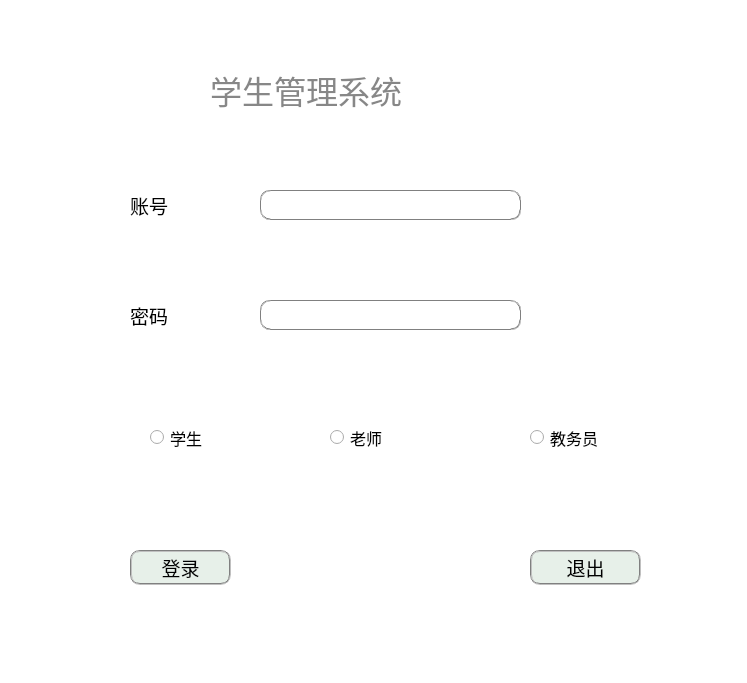
<?xml version="1.0" encoding="UTF-8"?>
<ui version="4.0">
 <class>LoginD</class>
 <widget class="QDialog" name="LoginD">
  <property name="geometry">
   <rect>
    <x>0</x>
    <y>0</y>
    <width>747</width>
    <height>683</height>
   </rect>
  </property>
  <property name="palette">
   <palette>
    <active>
     <colorrole role="Button">
      <brush brushstyle="SolidPattern">
       <color alpha="255">
        <red>255</red>
        <green>255</green>
        <blue>255</blue>
       </color>
      </brush>
     </colorrole>
     <colorrole role="Base">
      <brush brushstyle="SolidPattern">
       <color alpha="255">
        <red>255</red>
        <green>255</green>
        <blue>255</blue>
       </color>
      </brush>
     </colorrole>
     <colorrole role="Window">
      <brush brushstyle="SolidPattern">
       <color alpha="255">
        <red>255</red>
        <green>255</green>
        <blue>255</blue>
       </color>
      </brush>
     </colorrole>
    </active>
    <inactive>
     <colorrole role="Button">
      <brush brushstyle="SolidPattern">
       <color alpha="255">
        <red>255</red>
        <green>255</green>
        <blue>255</blue>
       </color>
      </brush>
     </colorrole>
     <colorrole role="Base">
      <brush brushstyle="SolidPattern">
       <color alpha="255">
        <red>255</red>
        <green>255</green>
        <blue>255</blue>
       </color>
      </brush>
     </colorrole>
     <colorrole role="Window">
      <brush brushstyle="SolidPattern">
       <color alpha="255">
        <red>255</red>
        <green>255</green>
        <blue>255</blue>
       </color>
      </brush>
     </colorrole>
    </inactive>
    <disabled>
     <colorrole role="Button">
      <brush brushstyle="SolidPattern">
       <color alpha="255">
        <red>255</red>
        <green>255</green>
        <blue>255</blue>
       </color>
      </brush>
     </colorrole>
     <colorrole role="Base">
      <brush brushstyle="SolidPattern">
       <color alpha="255">
        <red>255</red>
        <green>255</green>
        <blue>255</blue>
       </color>
      </brush>
     </colorrole>
     <colorrole role="Window">
      <brush brushstyle="SolidPattern">
       <color alpha="255">
        <red>255</red>
        <green>255</green>
        <blue>255</blue>
       </color>
      </brush>
     </colorrole>
    </disabled>
   </palette>
  </property>
  <property name="windowTitle">
   <string>学生管理系统</string>
  </property>
  <property name="styleSheet">
   <string notr="true">
background-color: rgb(255, 255, 255);</string>
  </property>
  <widget class="QLabel" name="label">
   <property name="geometry">
    <rect>
     <x>210</x>
     <y>40</y>
     <width>321</width>
     <height>101</height>
    </rect>
   </property>
   <property name="sizePolicy">
    <sizepolicy hsizetype="Preferred" vsizetype="Preferred">
     <horstretch>0</horstretch>
     <verstretch>0</verstretch>
    </sizepolicy>
   </property>
   <property name="palette">
    <palette>
     <active>
      <colorrole role="WindowText">
       <brush brushstyle="SolidPattern">
        <color alpha="255">
         <red>103</red>
         <green>103</green>
         <blue>103</blue>
        </color>
       </brush>
      </colorrole>
      <colorrole role="Button">
       <brush brushstyle="SolidPattern">
        <color alpha="255">
         <red>255</red>
         <green>255</green>
         <blue>255</blue>
        </color>
       </brush>
      </colorrole>
      <colorrole role="Text">
       <brush brushstyle="SolidPattern">
        <color alpha="255">
         <red>231</red>
         <green>240</green>
         <blue>233</blue>
        </color>
       </brush>
      </colorrole>
      <colorrole role="Base">
       <brush brushstyle="SolidPattern">
        <color alpha="255">
         <red>255</red>
         <green>255</green>
         <blue>255</blue>
        </color>
       </brush>
      </colorrole>
      <colorrole role="Window">
       <brush brushstyle="SolidPattern">
        <color alpha="255">
         <red>255</red>
         <green>255</green>
         <blue>255</blue>
        </color>
       </brush>
      </colorrole>
     </active>
     <inactive>
      <colorrole role="WindowText">
       <brush brushstyle="SolidPattern">
        <color alpha="255">
         <red>103</red>
         <green>103</green>
         <blue>103</blue>
        </color>
       </brush>
      </colorrole>
      <colorrole role="Button">
       <brush brushstyle="SolidPattern">
        <color alpha="255">
         <red>255</red>
         <green>255</green>
         <blue>255</blue>
        </color>
       </brush>
      </colorrole>
      <colorrole role="Text">
       <brush brushstyle="SolidPattern">
        <color alpha="255">
         <red>231</red>
         <green>240</green>
         <blue>233</blue>
        </color>
       </brush>
      </colorrole>
      <colorrole role="Base">
       <brush brushstyle="SolidPattern">
        <color alpha="255">
         <red>255</red>
         <green>255</green>
         <blue>255</blue>
        </color>
       </brush>
      </colorrole>
      <colorrole role="Window">
       <brush brushstyle="SolidPattern">
        <color alpha="255">
         <red>255</red>
         <green>255</green>
         <blue>255</blue>
        </color>
       </brush>
      </colorrole>
     </inactive>
     <disabled>
      <colorrole role="WindowText">
       <brush brushstyle="SolidPattern">
        <color alpha="255">
         <red>120</red>
         <green>120</green>
         <blue>120</blue>
        </color>
       </brush>
      </colorrole>
      <colorrole role="Button">
       <brush brushstyle="SolidPattern">
        <color alpha="255">
         <red>255</red>
         <green>255</green>
         <blue>255</blue>
        </color>
       </brush>
      </colorrole>
      <colorrole role="Text">
       <brush brushstyle="SolidPattern">
        <color alpha="255">
         <red>120</red>
         <green>120</green>
         <blue>120</blue>
        </color>
       </brush>
      </colorrole>
      <colorrole role="Base">
       <brush brushstyle="SolidPattern">
        <color alpha="255">
         <red>255</red>
         <green>255</green>
         <blue>255</blue>
        </color>
       </brush>
      </colorrole>
      <colorrole role="Window">
       <brush brushstyle="SolidPattern">
        <color alpha="255">
         <red>255</red>
         <green>255</green>
         <blue>255</blue>
        </color>
       </brush>
      </colorrole>
     </disabled>
    </palette>
   </property>
   <property name="font">
    <font>
     <family>华文行楷</family>
     <pointsize>24</pointsize>
     <weight>50</weight>
     <italic>false</italic>
     <bold>false</bold>
    </font>
   </property>
   <property name="styleSheet">
    <string notr="true">font: 24pt &quot;华文行楷&quot;;</string>
   </property>
   <property name="text">
    <string>&lt;html&gt;&lt;head/&gt;&lt;body&gt;&lt;p&gt;&lt;span style=&quot; color:#878787;&quot;&gt;学生管理系统&lt;/span&gt;&lt;/p&gt;&lt;/body&gt;&lt;/html&gt;</string>
   </property>
  </widget>
  <widget class="QLabel" name="label_2">
   <property name="geometry">
    <rect>
     <x>130</x>
     <y>190</y>
     <width>70</width>
     <height>30</height>
    </rect>
   </property>
   <property name="font">
    <font>
     <family>微软雅黑</family>
     <pointsize>14</pointsize>
    </font>
   </property>
   <property name="text">
    <string>账号</string>
   </property>
  </widget>
  <widget class="QLineEdit" name="account">
   <property name="geometry">
    <rect>
     <x>260</x>
     <y>190</y>
     <width>261</width>
     <height>30</height>
    </rect>
   </property>
   <property name="styleSheet">
    <string notr="true">border:1px groove gray;border-radius:10px;padding:2px 4px;
font: 12pt &quot;等线&quot;;</string>
   </property>
  </widget>
  <widget class="QLabel" name="label_3">
   <property name="geometry">
    <rect>
     <x>130</x>
     <y>300</y>
     <width>70</width>
     <height>30</height>
    </rect>
   </property>
   <property name="font">
    <font>
     <family>微软雅黑</family>
     <pointsize>14</pointsize>
    </font>
   </property>
   <property name="text">
    <string>密码</string>
   </property>
  </widget>
  <widget class="QLineEdit" name="password">
   <property name="geometry">
    <rect>
     <x>260</x>
     <y>300</y>
     <width>261</width>
     <height>30</height>
    </rect>
   </property>
   <property name="font">
    <font>
     <family>黑体</family>
     <pointsize>12</pointsize>
    </font>
   </property>
   <property name="styleSheet">
    <string notr="true">border:1px groove gray;border-radius:10px;padding:2px 4px;</string>
   </property>
   <property name="echoMode">
    <enum>QLineEdit::Password</enum>
   </property>
  </widget>
  <widget class="QRadioButton" name="SBtn">
   <property name="geometry">
    <rect>
     <x>150</x>
     <y>420</y>
     <width>115</width>
     <height>35</height>
    </rect>
   </property>
   <property name="font">
    <font>
     <family>黑体</family>
     <pointsize>12</pointsize>
    </font>
   </property>
   <property name="text">
    <string>学生</string>
   </property>
  </widget>
  <widget class="QRadioButton" name="MBtn">
   <property name="geometry">
    <rect>
     <x>530</x>
     <y>420</y>
     <width>115</width>
     <height>35</height>
    </rect>
   </property>
   <property name="font">
    <font>
     <family>黑体</family>
     <pointsize>12</pointsize>
    </font>
   </property>
   <property name="text">
    <string>教务员</string>
   </property>
  </widget>
  <widget class="QPushButton" name="loginBtn">
   <property name="geometry">
    <rect>
     <x>130</x>
     <y>550</y>
     <width>101</width>
     <height>35</height>
    </rect>
   </property>
   <property name="font">
    <font>
     <family>幼圆</family>
     <pointsize>14</pointsize>
    </font>
   </property>
   <property name="styleSheet">
    <string notr="true">border:2px groove gray;border-radius:10px;padding:2px 4px;
background-color: rgb(231, 240, 233);</string>
   </property>
   <property name="text">
    <string>登录</string>
   </property>
  </widget>
  <widget class="QPushButton" name="backBtn">
   <property name="geometry">
    <rect>
     <x>530</x>
     <y>550</y>
     <width>111</width>
     <height>35</height>
    </rect>
   </property>
   <property name="font">
    <font>
     <family>幼圆</family>
     <pointsize>14</pointsize>
    </font>
   </property>
   <property name="styleSheet">
    <string notr="true">border:2px groove gray;border-radius:10px;padding:2px 4px;
background-color: rgb(231, 240, 233);</string>
   </property>
   <property name="text">
    <string>退出</string>
   </property>
  </widget>
  <widget class="QRadioButton" name="TBtn">
   <property name="geometry">
    <rect>
     <x>330</x>
     <y>420</y>
     <width>115</width>
     <height>35</height>
    </rect>
   </property>
   <property name="font">
    <font>
     <family>黑体</family>
     <pointsize>12</pointsize>
    </font>
   </property>
   <property name="text">
    <string>老师</string>
   </property>
  </widget>
 </widget>
 <resources/>
 <connections>
  <connection>
   <sender>backBtn</sender>
   <signal>clicked()</signal>
   <receiver>LoginD</receiver>
   <slot>close()</slot>
   <hints>
    <hint type="sourcelabel">
     <x>486</x>
     <y>413</y>
    </hint>
    <hint type="destinationlabel">
     <x>600</x>
     <y>331</y>
    </hint>
   </hints>
  </connection>
 </connections>
</ui>
